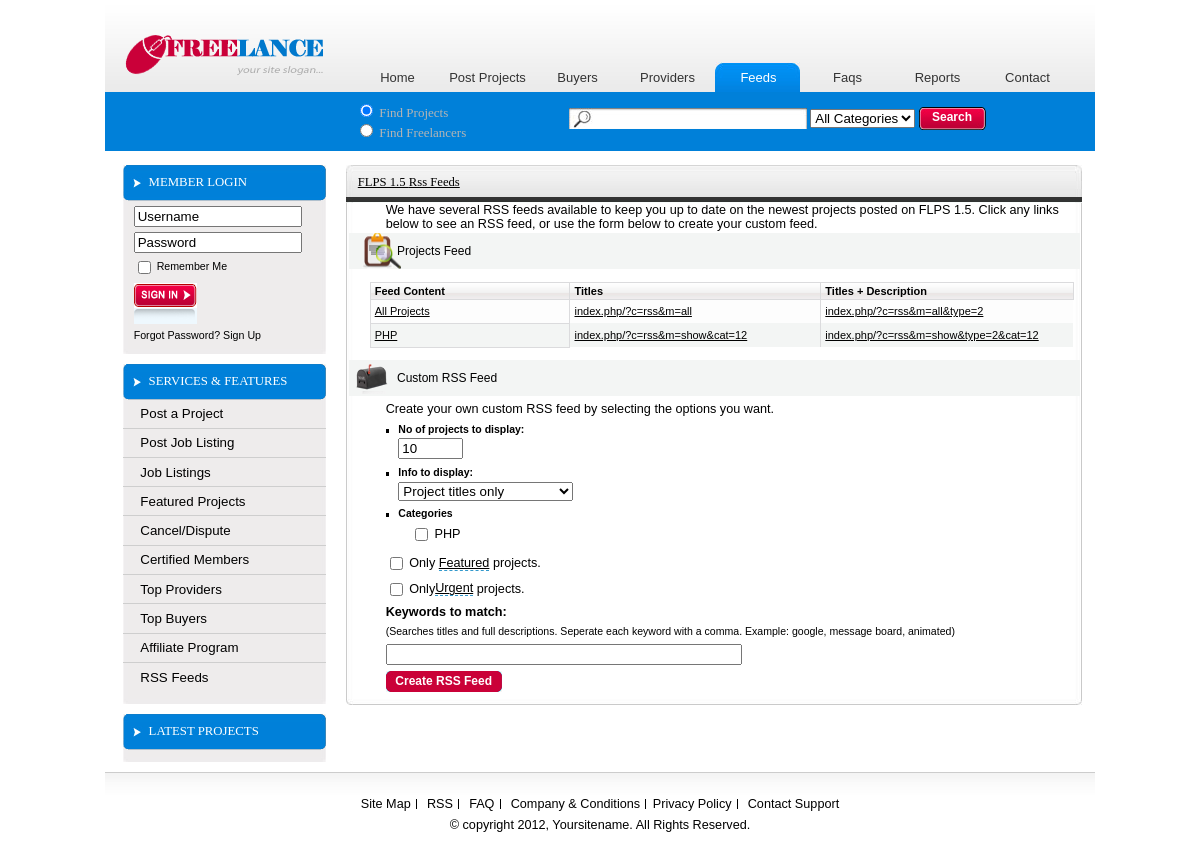
Page /index.php/?c=rss on the committed database.
### tables this page shows
CREATE TABLE IF NOT EXISTS `categories` (
  `id` int(10) unsigned NOT NULL auto_increment,
  `category_name` varchar(255) NOT NULL,
  `group_id` smallint(6) unsigned NOT NULL,
  `description` text NOT NULL,
  `page_title` varchar(255) NOT NULL,
  `meta_keywords` text NOT NULL,
  `meta_description` text NOT NULL,
  `is_active` tinyint(4) NOT NULL default '1',
  `created` int(11) NOT NULL,
  `modified` int(11) NOT NULL,
  PRIMARY KEY  (`id`)
);

CREATE TABLE IF NOT EXISTS `page` (
  `id` smallint(5) unsigned NOT NULL auto_increment,
  `url` varchar(64) NOT NULL,
  `name` varchar(128) NOT NULL,
  `page_title` varchar(128) NOT NULL,
  `content` text NOT NULL,
  `is_active` tinyint(4) NOT NULL default '1',
  `created` int(11) NOT NULL,
  PRIMARY KEY  (`id`)
);

### app/views/rss/rssHome.php (the view, shortened to what the rows shown need)
<?php $this->load->view('header'); ?>
<?php $this->load->view('sidebar'); ?>
<link href="<?php echo base_url() ?>app/css/css/rssfeed.css" rel="stylesheet" type="text/css" />
<div id="main">
      <div class="clsRssFeed">
   <div class="block">
           <div class="main_t">
        <div class="main_r">
          <div class="main_b">
            <div class="main_l">
              <div class="main_tl">
                <div class="main_tr">
                  <div class="main_bl">
                    <div class="main_br">
                      <div class="cls100_p">
                            <div class="clsInnerCommon">
                              <h2><?php echo $this->config->item('site_title'); ?> <?php echo $this->lang->line('rss_feeds'); ?></h2>
                              <table cellspacing=1 cellpadding=2 width=96%>
								 <?php
							if(isset($categories) and $categories->num_rows()>0)
							{
								$i=1;
								foreach($categories->result() as $category)
								{
								  if($i%2 == 0)
								    $class ="dt1";
								  else
								    $class ="dt2";
									?>
                                <tr>
                                  <td class="<?php echo $class; ?> dt0"><a href="<?php echo site_url('?c=rss&amp;m=show&amp;cat='.$category->id); ?>"><?php echo $category->category_name; ?></a></td>
                                  <td class="<?php echo $class; ?>"><a href="<?php echo site_url('?c=rss&amp;m=show&amp;cat='.$category->id); ?>"><?php echo site_url('?c=rss&amp;m=show&amp;cat='.$category->id); ?></a></td>
                                  <td class="<?php echo $class; ?>"><a href="<?php echo site_url('?c=rss&amp;m=show&amp;type=2&amp;cat='.$category->id); ?>"><?php echo site_url('?c=rss&amp;m=show&amp;type=2&amp;cat='.$category->id); ?></a></td>
                                </tr>
								<?php
								$i++;
								}
							}
						  ?>
                              </table>
							  <div class="clsSitelinks">
							  <form method="get" action="">
                              <ul>
                                <li>
                                  <ul class="clsList clearfix">
								  <?php
									if(isset($categories) and $categories->num_rows()>0)
									{
										foreach($categories->result() as $category)
										{
											  ?>
											<li>
											  <label>
											  <input name="category[]" value="<?php echo $category->id; ?>" type="checkbox"/>
											  <?php echo $category->category_name; ?></label>
											</li>
											<?php
										}
									}
								?>
                                  </ul>
                                </li>
                              </ul>
							  </form>
							  </div>
                            </div>
                          </div>
                        </div>
                      </div>
                    </div>
                  </div>
                </div>
              </div>
            </div>
          </div>
        </div>
      </div>
<?php $this->load->view('footer'); ?>

### app/views/footer.php (shortened to what the rows shown need)
</div>
  <div id="footer">
  	<ul>
		<li><a href="<?php echo site_url('page/sitemap'); ?>"><?php echo $this->lang->line('Site Map');?></a></li>
		<li><a href="<?php echo site_url('?c=rss'); ?>"><?php echo $this->lang->line('RSS'); ?></a></li>
		<li><a href="<?php echo site_url('faq'); ?>"><?php echo $this->lang->line('FAQ'); ?></a></li>
		<?php
		if(isset($pages))
		{
			foreach($pages->result() as $page)
			{
				echo '<li><a href="'.site_url('page').'/'.$page->url.'">'.$page->name.'</a></li>';
			 }
			 }
		   ?>
		<li class="clsNoBorder"><a href="<?php echo site_url('contact'); ?>"><?php echo $this->lang->line('Contact Support');?></a></li>
	</ul>
  </div>
</div>
</div>
</body>
</html>

### rows in the picture
categories: category_name "PHP", id "index.php/?c=rss&m=show&cat=12", id "index.php/?c=rss&m=show&type=2&cat=12"
page: name "Company & Conditions"
page: name "Privacy Policy"

### other values in the picture
$this->lang->line('Home') "Home"
$this->lang->line('Post Projects') "Post Projects"
$this->lang->line('Buyers') "Buyers"
$this->lang->line('Programmers') "Providers"
$this->lang->line('Feeds') "Feeds"
$this->lang->line('Faqs') "Faqs"
$this->lang->line('Reports') "Reports"
$this->lang->line('Contact') "Contact"
$this->lang->line('MEMBER LOGIN') "MEMBER LOGIN"
$this->lang->line('remember me') "Remember Me"
$this->lang->line('Forgot Password?') "Forgot Password?"
$this->lang->line('Sign Up') "Sign Up"
$this->lang->line('Services_And_Features') "SERVICES & FEATURES"
$this->lang->line('Post a Project') "Post a Project"
$this->lang->line('Post Job listing') "Post Job Listing"
